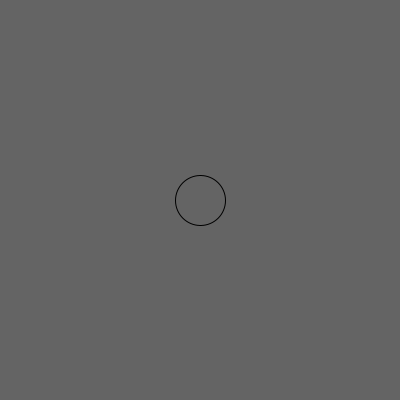
Frame 1 (no input)
Frame 60 (the mouse pressed at the canvas centre just before this capture): identical to frame 1, image omitted
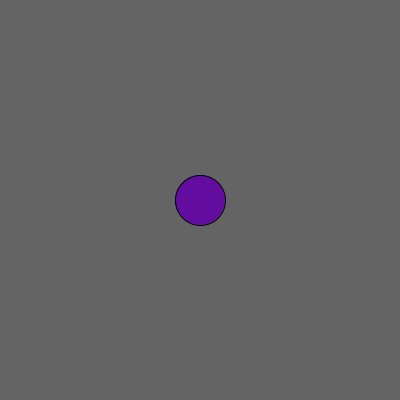
Frame 120 (the mouse held since frame 60 and released just before this capture)

The Processing sketch that drew these frames (run headless with seeded random() and noise(); from frame 60 on, the mouse is pressed at the canvas centre):

// Processing sketch: sketch_1_2_circle_shape_button
// ── sketch_1_2_circle_shape_button.pde
//Aven, See Through Kinect, Spring 2018
//https://github.com/aaaven/STK2018/wiki/OOP_button

float x, y, size = 50;
color buttonColor = color(100);

void setup() {
  size(400, 400);
  stroke(0);
  strokeWeight(1);
  x = width/2;
  y = height/2;
}


void draw() {
  background(100);
  //size = sin(frameCount*0.02)*60 + 90;
  fill(buttonColor);
  ellipse(x, y, size, size);

  float distance = dist(x, y, mouseX, mouseY);
  if ( distance < size/2) { //mouse hover
    buttonColor = color(255, 0, 0);
    if (mousePressed) {
      buttonColor = color(random(255), random(255), random(255));
    }
  } else {
    buttonColor = color(100);
  }
}
